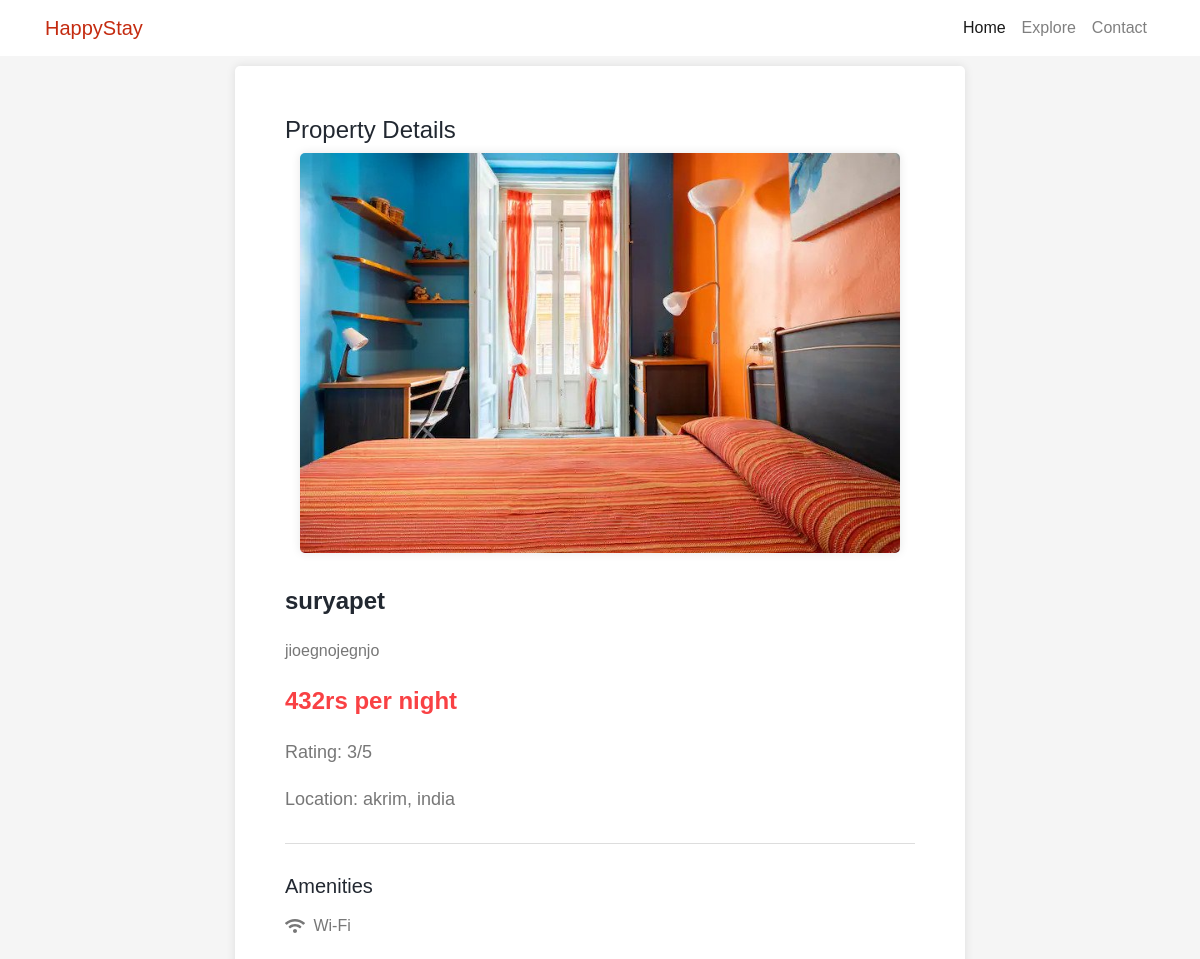
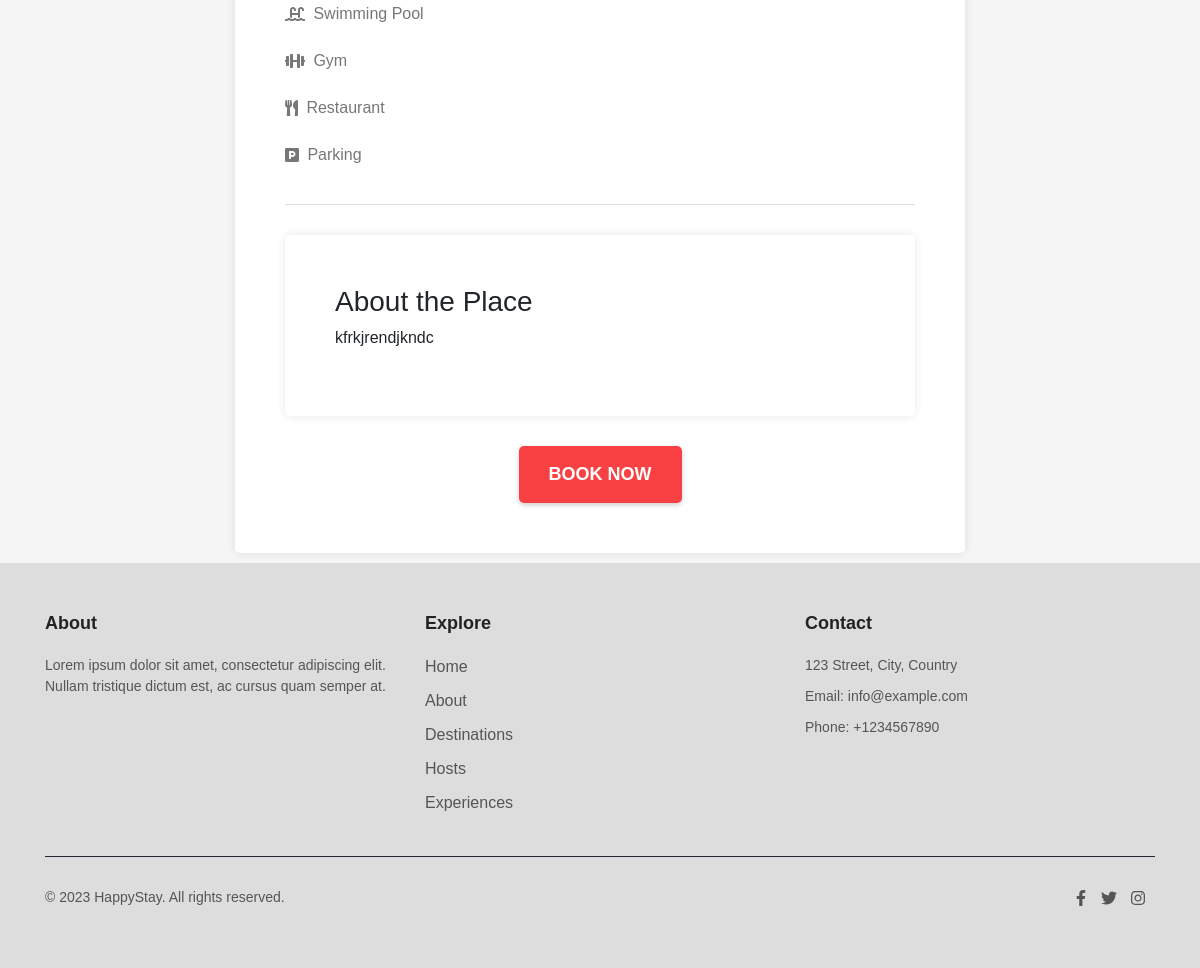
The app's page /detail/2 with its own data (2 pictures, top to bottom).
### myapp/models.py (models this page shows)
class place(models.Model):
    name=models.CharField(max_length=20)
    description=models.CharField(max_length=30)
    rating=models.IntegerField()
    cost=models.CharField(max_length=20)
    city=models.CharField(max_length=20,default='')
    country=models.CharField(max_length=20,default='')
    about=models.CharField(max_length=500,default='')

### myapp/views.py (the view)
# urls.py: path('detail/<str:pk>',views.detail,name='detail'),
def detail(request,pk):
    post=place.objects.get(id=pk)
    return render(request,'detail.html',{'post':post})

### templates/detail.html (shortened to what this page needs)
{% load static %}
<!DOCTYPE html>
<html>
<head>
    <link rel="stylesheet" href="https://stackpath.bootstrapcdn.com/bootstrap/4.5.0/css/bootstrap.min.css">
    <link rel="stylesheet" href="https://cdnjs.cloudflare.com/ajax/libs/font-awesome/5.15.3/css/all.min.css">
    <link rel="stylesheet" href="{% static 'detail.css' %}">
</head>
<body>
    <nav class="navbar navbar-expand-lg navbar-light bg-white">
        <div class="container">
            <a class="navbar-brand" href="#">HappyStay</a>
            <div class="collapse navbar-collapse" id="navbarNav">
                <ul class="navbar-nav ml-auto">
                    <li class="nav-item active">
                        <a class="nav-link" href="{% url 'home'%}">Home</a>
                    </li>
                    <li class="nav-item">
                        <a class="nav-link" href="{% url 'home' %}#goto">Explore</a>
                    </li>
                    <li class="nav-item">
                        <a class="nav-link" href="#">Contact</a>
                    </li>
                </ul>
            </div>
        </div>
    </nav>
    <div class="container">
        <div class="row justify-content-center">
            <div class="col-lg-8">
                <div class="property-details">
                    <h2>Property Details</h2>
                    <div class="image">
                        <img src="../static/images_feat/img{{post.id}}.jpg" alt="Property Image">
                    </div>
                    <div class="title">{{post.name}}</div>
                    <div class="description">
                        {{post.description}}
                    </div>
                    <div class="price">{{post.cost}}</div>
                    <div class="rating">Rating: {{post.rating}}/5</div>
                    <div class="location">Location: {{post.city}}, {{post.country}}</div>
                    <hr>
                    <div class="amenities">
                        <h3>Amenities</h3>
                        <ul>
                            <li><i class="fas fa-wifi"></i>
                                <pre> </pre> Wi-Fi
                            </li>
                            <li><i class="fas fa-swimming-pool"></i>
                                <pre> </pre> Swimming Pool
                            </li>
                            <li><i class="fas fa-dumbbell"></i>
                                <pre> </pre> Gym
                            </li>
                            <li><i class="fas fa-utensils"></i>
                                <pre> </pre> Restaurant
                            </li>
                            <li><i class="fas fa-parking"></i>
                                <pre> </pre>Parking
                            </li>
                        </ul>
                    </div>
                    <hr>
                    <div class="property-details">
                        <h3>About the Place</h3>
                        <p class="break">
                            {{post.about}}
                        </p>
                    </div>
                    <div class="button-container">
                        <a href="/book">
                            <button class="button">Book Now</button>
                        </a>
                    </div>
                </div>
            </div>
        </div>
    </div>
    <footer class="footer" style="background-color: #dddddd;">
        <div class="container">
            <div class="row">
                <div class="col-md-4">
                    <h3>About</h3>
                    <p>Lorem ipsum dolor sit amet, consectetur adipiscing elit. Nullam tristique dictum est, ac cursus
                        quam semper at.</p>
                </div>
                <div class="col-md-4">
                    <h3>Explore</h3>
                    <ul class="footer-links">
                        <li><a href="{% url 'home'%}">Home</a></li>
                        <li><a href="#">About</a></li>
                        <li><a href="#">Destinations</a></li>
                        <li><a href="#">Hosts</a></li>
                        <li><a href="#">Experiences</a></li>
                    </ul>
                </div>
                <div class="col-md-4">
                    <h3>Contact</h3>
                    <p>123 Street, City, Country</p>
                    <p>Email: info@example.com</p>
                    <p>Phone: +1234567890</p>
                </div>
            </div>
            <hr style="background-color: #222831; height: 1px;">
            <div class="row">
                <div class="col-md-6">
                    <p>&copy; 2023 HappyStay. All rights reserved.</p>
                </div>
                <div class="col-md-6">
                    <ul class="footer-social">
                        <li><a href="#"><i class="fab fa-facebook-f"></i></a></li>
                        <li><a href="#"><i class="fab fa-twitter"></i></a></li>
                        <li><a href="#"><i class="fab fa-instagram"></i></a></li>
                    </ul>
                </div>
            </div>
        </div>
    </footer>
</body>
</html>

### static/detail.css (style rules this page uses)
.navbar .navbar-brand { color: #c42b10; }
.navbar .nav-link { color: #7b1f1f; }
.navbar .active .nav-link { color: #8c3775; }
body { font-family: Arial, sans-serif; background-color: #f5f5f5; }
.property-details { background-color: #ffffff; padding: 50px; border-radius: 5px; margin:10px 0px; box-shadow: 0px 0px 10px rgba(0, 0, 0, 0.1); }
.property-details h2 { margin-top: 0; color: #222831; font-size: 24px; }
.property-details .image { text-align: center; margin-bottom: 30px; }
.property-details .image img { max-width: 100%; max-height: 400px; border-radius: 5px; box-shadow: 0px 0px 10px rgba(0, 0, 0, 0.1); }
.property-details .title { margin-bottom: 20px; color: #222831; font-size: 24px; font-weight: bold; }
.property-details .description { margin-bottom: 20px; color: #777777; font-size: 16px; line-height: 1.5; }
.property-details .price { margin-bottom: 20px; color: #f94144; font-size: 24px; font-weight: bold; }
.property-details .rating { margin-bottom: 20px; color: #777777; font-size: 18px; }
.property-details .location { margin-bottom: 20px; color: #777777; font-size: 18px; }
.property-details .amenities { margin-bottom: 20px; color: #777777; font-size: 18px; }
.property-details .button-container { display: flex; justify-content: center; margin-top: 30px; }
.property-details .button { padding: 15px 30px; background-color: #f94144; color: #ffffff; border: none; border-radius: 5px; cursor: pointer; font-size: 18px; font-weight: bold; text-transform: uppercase; transition: background-color 0.3s ease; box-shadow: 0px 2px 5px rgba(0, 0, 0, 0.2); }
.amenities { margin-bottom: 20px; }
.amenities h3 { margin-bottom: 10px; color: #222831; font-size: 20px; }
.amenities ul { list-style-type: none; padding-left: 0; }
.amenities li { display: flex; align-items: center; margin-bottom: 10px; color: #777777; font-size: 16px; }
.footer { background-color: #f7f7f7; padding: 50px 0; color: #555555; }
.footer h3 { margin-bottom: 20px; font-size: 18px; font-weight: bold; color: #222222; }
.footer p { margin-bottom: 10px; font-size: 14px; }
.footer a { color: #555555; text-decoration: none; }
.footer-links { list-style: none; padding: 0; margin: 0; }
.footer-links li { margin-bottom: 10px; }
.footer-social { list-style: none; padding: 0; margin: 0; text-align: right; }
.footer-social li { display: inline-block; margin-right: 10px; }
hr { border-top: 1px solid #dddddd; margin-top: 30px; margin-bottom: 30px; }
.break { word-wrap: break-word; overflow-wrap: break-word; }

### records on screen
place: name "suryapet", description "jioegnojegnjo", cost "432rs per night", rating "3", city "akrim", country "india", about "kfrkjrendjkndc"
